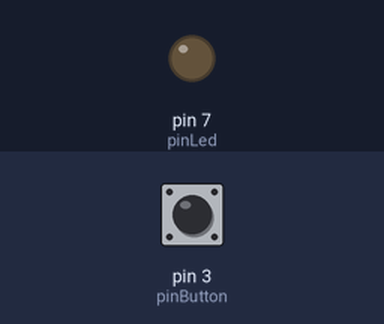
The sketch below on a simulated Arduino Uno, built with avr-gcc and run on an emulated ATmega328P. Shown: output pins drawn as LEDs (lit = HIGH). The test bench sets the inputs (shaded band); at power-on: pin 3 (pinButton) LOW.

Above: at 1.2 s.
1.3 s: pin 3 (pinButton) pulled HIGH for 0.15 s
At 1.37 s:
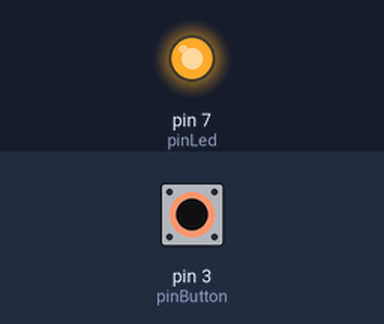
2.9 s: pin 3 (pinButton) pulled HIGH for 3.2 s
At 7.3 s:
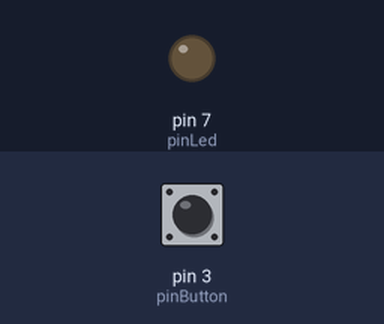
Timing chart, 0 to 8.8 s (numbered marks = the images above; inputs shaded):
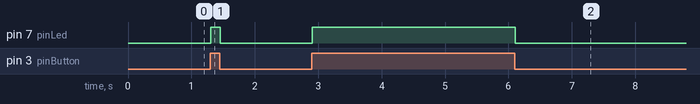

Measured:
- after the input at 1.3 s, pin 7 (pinLed): LOW → HIGH at once, → LOW 0.15 s later
- after the input at 2.9 s, pin 7 (pinLed): LOW → HIGH at once, → LOW 3.2 s later

The sketch:

sketch_feb15e.ino
```cpp
// Demo for Grove - Starter V2.0
// Author: Loovee  2013-3-10

// Uses the Grove - Button to control the Grove - LED.
// Connect the Grove - Button to the socket marked D3
// Connect the Grove - LED to D7

// Defines the pins to which the button and LED are connected.
const int pinButton = 3;
const int pinLed    = 7;

void setup()
{
    // Configure the button's pin for input signals.
    pinMode(pinButton, INPUT);

    // Configure the LED's pin for output.
    pinMode(pinLed, OUTPUT);
}

void loop()
{
    if(digitalRead(pinButton))
    {
        // When the button is pressed, turn the LED on.
        digitalWrite(pinLed, HIGH);
    }
    else
    {
        // Otherwise, turn the LED off.
        digitalWrite(pinLed, LOW);
    }

    delay(10);
}
```
